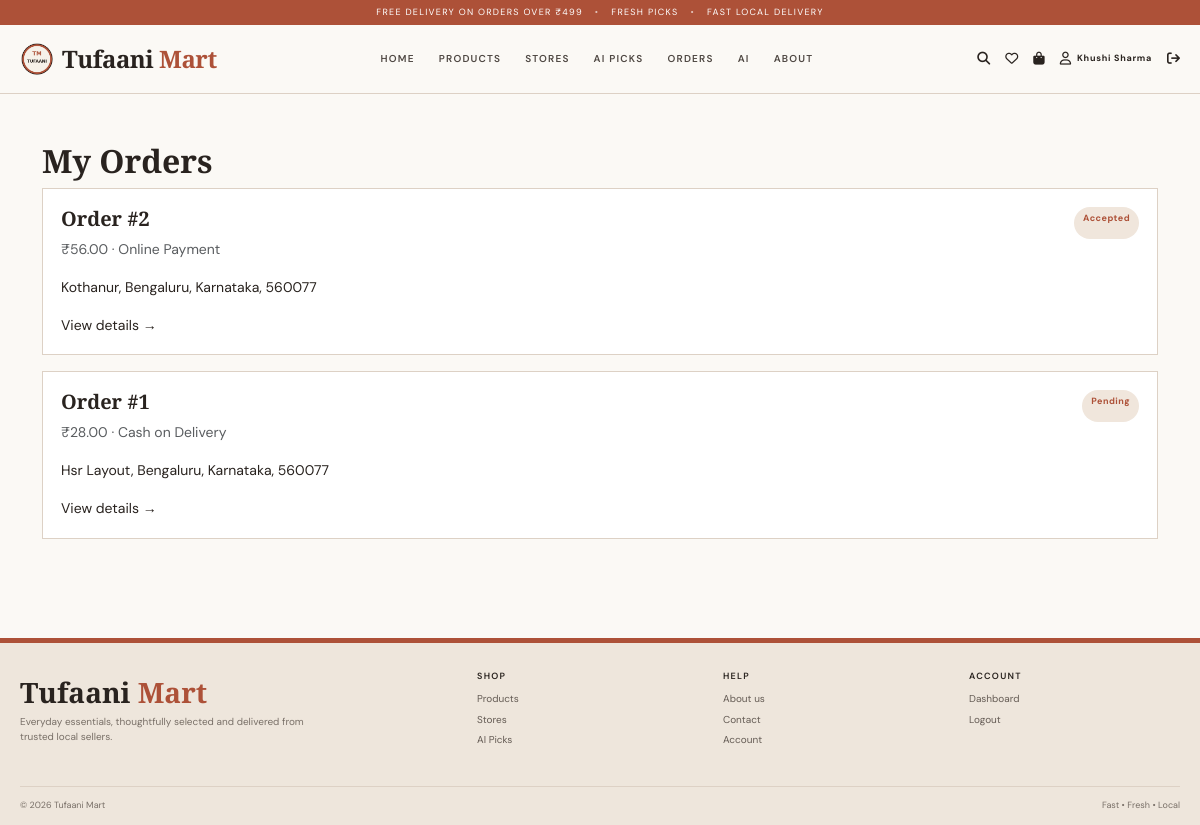
The app's page /orders (signed in) with its own data.
### models/user.py (models this page shows, shortened)
class User(db.Model):
    __tablename__ = "user"
    id = db.Column(db.Integer, primary_key=True)
    full_name = db.Column(db.String(150), nullable=False)
    email = db.Column(db.String(150), unique=True, nullable=False)
    phone = db.Column(db.String(20))
    password = db.Column(db.String(255), nullable=False)
    role = db.Column(db.String(20), nullable=False, default="customer")
    store_name = db.Column(db.String(150))
    is_permanent_admin = db.Column(db.Boolean, default=False)
    is_approved = db.Column(db.Boolean, default=True)
    approval_status = db.Column(db.String(20), default="Approved")
    created_at = db.Column(db.DateTime, server_default=db.func.now())

### models/order.py (models this page shows)
class Order(db.Model):
    __tablename__ = "orders"
    id = db.Column(db.Integer, primary_key=True)
    user_id = db.Column(db.Integer, nullable=False)
    total_amount = db.Column(db.Float, nullable=False, default=0)
    status = db.Column(db.String(50), nullable=False, default="Pending")
    payment_method = db.Column(db.String(50), nullable=False, default="Cash on Delivery")
    delivery_address = db.Column(db.Text)
    phone = db.Column(db.String(20))
    ordered_at = db.Column(db.DateTime, server_default=db.func.now())
    items = db.relationship("OrderItem", backref="order", lazy=True,
                            cascade="all, delete-orphan")

### app.py (the view)
@app.route("/orders")
@customer_required
def orders():
    orders = Order.query.filter_by(user_id=session["user_id"]).order_by(Order.ordered_at.desc()).all()
    return render_template("orders.html", orders=orders)

### app.py (called while the page is built)
def role_required(role):
    def decorator(fn=None):
        def wrap(view):
            @wraps(view)
            def wrapper(*args, **kwargs):
                if "user_id" not in session:
                    flash("Please login first.", "warning")
                    return redirect(url_for("login"))
                if session.get("role") != role:
                    flash("You do not have permission to access this page.", "error")
                    return redirect(url_for("dashboard"))
                return view(*args, **kwargs)
            return wrapper
        if fn is None:
            return wrap
        return wrap(fn)
    return decorator

@app.context_processor
def inject_globals():
    return {"current_user": User.query.get(session["user_id"]) if session.get("user_id") else None}

### templates/orders.html
{% extends "base.html" %}{% block content %}<section class="container py-5"><h2>My Orders</h2>{% for o in orders %}<div class="summary mb-3"><div class="d-flex justify-content-between"><h5>Order #{{ o.id }}</h5><span class="status">{{ o.status }}</span></div><p class="text-muted">₹{{ '%.2f'|format(o.total_amount) }} · {{ o.payment_method }}</p><p>{{ o.delivery_address }}</p><a href="{{ url_for('order_details', order_id=o.id) }}">View details →</a></div>{% else %}<p>No orders yet.</p>{% endfor %}</section>{% endblock %}

### templates/base.html (shortened to what this page needs)
<!doctype html>
<html lang="en">
<head>
<link href="https://cdn.jsdelivr.net/npm/bootstrap@5.3.3/dist/css/bootstrap.min.css" rel="stylesheet">
<link href="https://cdnjs.cloudflare.com/ajax/libs/font-awesome/6.7.2/css/all.min.css" rel="stylesheet">
<link rel="stylesheet" href="{{ url_for('static', filename='css/style.css') }}">
</head>
<body>
<div class="announcement">FREE DELIVERY ON ORDERS OVER ₹499 <span>•</span> FRESH PICKS <span>•</span> FAST LOCAL DELIVERY</div>
<header class="site-header">
  <div class="container-wide nav-shell">
    <a class="brand" href="{{ url_for('home') }}">
      {% if url_for('static', filename='images/logo.png') %}<img src="{{ url_for('static', filename='images/logo.png') }}" alt="Tufaani Mart">{% endif %}
      <span>Tufaani <em>Mart</em></span>
    </a>
    <nav id="mainNav" class="collapse nav-links">
      <a href="{{ url_for('home') }}">HOME</a>
      <a href="{{ url_for('products') }}">PRODUCTS</a>
      <a href="{{ url_for('stores') }}">STORES</a>
      {% if session.get('role') == 'customer' %}
        <a href="{{ url_for('ai_picks') }}">AI PICKS</a>
        <a href="{{ url_for('orders') }}">ORDERS</a>
      {% elif session.get('role') == 'seller' %}
        <a href="{{ url_for('seller_products') }}">MY PRODUCTS</a>
        <a href="{{ url_for('seller_orders') }}">MANAGE ORDERS</a>
      {% elif session.get('role') == 'admin' %}
        <a href="{{ url_for('admin_dashboard') }}">ADMIN</a>
      {% endif %}
      <a href="{{ url_for('ai') }}">AI</a><a href="{{ url_for('about') }}">ABOUT</a>
    </nav>
    <div class="nav-actions">
      <a href="{{ url_for('products') }}" aria-label="Search"><i class="fa-solid fa-magnifying-glass"></i></a>
      {% if session.get('role') == 'customer' %}<a href="{{ url_for('wishlist') }}" aria-label="Wishlist"><i class="fa-regular fa-heart"></i></a><a href="{{ url_for('cart') }}" aria-label="Cart"><i class="fa-solid fa-bag-shopping"></i></a>{% endif %}
      {% if session.get('user_id') %}<a href="{{ url_for('profile') }}" class="account-link"><i class="fa-regular fa-user"></i><span>{{ session.get('name') }}</span></a><a href="{{ url_for('logout') }}" aria-label="Logout"><i class="fa-solid fa-arrow-right-from-bracket"></i></a>{% else %}<a href="{{ url_for('login') }}" class="account-link"><i class="fa-regular fa-user"></i><span>LOGIN</span></a>{% endif %}
    </div>
  </div>
</header>
<main>
{% block content %}{% endblock %}
</main>
<footer class="site-footer">
  <div class="container-wide footer-grid">
    <div><div class="footer-brand">Tufaani <em>Mart</em></div><p>Everyday essentials, thoughtfully selected and delivered from trusted local sellers.</p></div>
    <div><h6>SHOP</h6><a href="{{ url_for('products') }}">Products</a><a href="{{ url_for('stores') }}">Stores</a>{% if session.get('role')=='customer' %}<a href="{{ url_for('ai_picks') }}">AI Picks</a>{% endif %}</div>
    <div><h6>HELP</h6><a href="{{ url_for('about') }}">About us</a><a href="{{ url_for('contact') }}">Contact</a><a href="{{ url_for('profile') if session.get('user_id') else url_for('login') }}">Account</a></div>
    <div><h6>ACCOUNT</h6>{% if session.get('user_id') %}<a href="{{ url_for('dashboard') }}">Dashboard</a><a href="{{ url_for('logout') }}">Logout</a>{% else %}<a href="{{ url_for('login') }}">Login</a><a href="{{ url_for('register') }}">Create account</a>{% endif %}</div>
  </div>
  <div class="container-wide footer-bottom"><span>© 2026 Tufaani Mart</span><span>Fast • Fresh • Local</span></div>
</footer>
</body>
</html>

### static/css/style.css (style rules this page uses)
:root { --rust:#ad5138;--rust-dark:#873d2b;--cream:#f6f1e9;--paper:#fbf9f5;--sand:#e8ddd0;--ink:#29231f;--muted:#786f67;--line:#ddd1c5;--white:#fff;--green:#3f6b54 }
* { box-sizing:border-box }
html { scroll-behavior:smooth }
body { margin:0;background:var(--paper);color:var(--ink);font-family:"DM Sans",sans-serif;font-size:14px;line-height:1.55 }
.container-wide { width:min(1180px,calc(100% - 40px));margin:auto }
h1,h2,h3,h4,h5,h6,.brand,.footer-brand { font-family:"Playfair Display",serif;font-weight:600 }
a { color:inherit;text-decoration:none }
.announcement { height:25px;background:var(--rust);color:#fff;text-align:center;font-size:9px;letter-spacing:.14em;display:flex;align-items:center;justify-content:center;gap:12px }
.announcement span { opacity:.65 }
.site-header { background:rgba(251,249,245,.97);border-bottom:1px solid var(--line);position:sticky;top:0;z-index:50 }
.nav-shell { min-height:68px;display:flex;align-items:center;gap:28px }
.brand { display:flex;align-items:center;gap:8px;font-size:24px;white-space:nowrap;letter-spacing:-.02em }
.brand img { width:34px;height:34px;object-fit:contain }
.brand em,.footer-brand em { font-style:normal;color:var(--rust) }
.nav-links { display:flex!important;align-items:center;justify-content:center;gap:24px;flex:1 }
.nav-links a { font-size:10px;letter-spacing:.12em;font-weight:600;color:#4f4843 }
.nav-actions { display:flex;align-items:center;gap:15px }
.nav-actions a { font-size:13px }
.account-link { display:flex;gap:6px;align-items:center }
.account-link span { font-size:9px;letter-spacing:.08em;font-weight:700 }
.status { display:inline-block;padding:5px 9px;border-radius:999px;background:#f0e6dc;color:var(--rust);font-size:9px;letter-spacing:.05em;font-weight:700 }
.site-footer { margin-top:35px;background:#eee6dc;border-top:5px solid var(--rust);padding-top:28px }
.footer-grid { display:grid;grid-template-columns:2fr 1fr 1fr 1fr;gap:35px;padding-bottom:25px }
.footer-brand { font-size:28px }
.footer-grid p { font-size:10px;color:var(--muted);max-width:300px }
.footer-grid h6 { font-family:"DM Sans",sans-serif;font-size:9px;letter-spacing:.14em;margin-bottom:10px }
.footer-grid a { display:block;font-size:10px;color:#645b54;margin:5px 0 }
.footer-bottom { border-top:1px solid var(--line);padding:12px 0;display:flex;justify-content:space-between;font-size:9px;color:var(--muted) }
.summary { background:#fff;border:1px solid var(--line);padding:18px }

### records on screen
User: get "Khushi Sharma"
Order: id "2", status "Accepted", total_amount "56.00", payment_method "Online Payment", delivery_address "Kothanur, Bengaluru, Karnataka, 560077"
Order: id "1", status "Pending", total_amount "28.00", payment_method "Cash on Delivery", delivery_address "Hsr Layout, Bengaluru, Karnataka, 560077"
